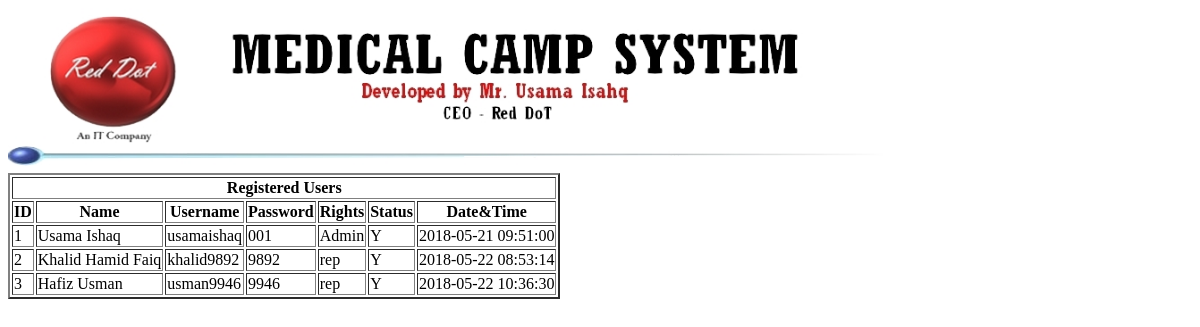
The page /users_view_all.php on the database its author committed.
### tables this page shows
CREATE TABLE `users` (
  `id` int(11) NOT NULL,
  `name` text NOT NULL,
  `user` text NOT NULL,
  `pass` text NOT NULL,
  `rights` text NOT NULL,
  `status` text NOT NULL,
  `date_time` timestamp NOT NULL DEFAULT CURRENT_TIMESTAMP
);

### users_view_all.php (the view, shortened to what this page needs)
<link rel="stylesheet" type="text/css" href="style.css">
 <img src="img.jpg" alt="Indus Image" class="leftlong">
<?php
include 'database.php';
$conn = mysqli_connect($servername, $username, $password, $dbname);
$sql = "SELECT * FROM users";
$result = mysqli_query($conn, $sql);
if (mysqli_num_rows($result) > 0) {
echo " <table border='2px'>
        	<tr><th colspan='13'>Registered Users</th></tr>
        	<th>ID</th><th>Name</th><th>Username</th><th>Password</th><th>Rights</th><th>Status</th><th>Date&Time</th></tr>";
    while($row = mysqli_fetch_assoc($result)) {
    	?>
      <tr>
        	<td><?php echo $row['id']; ?></td>
			<td><?php echo $row['name']; ?></td>
			<td><?php echo $row['user']; ?></td>
        	<td><?php echo $row['pass']; ?></td>
        	<td><?php echo $row['rights']; ?></td>
        	<td><?php echo $row['status']; ?></td>
        	<td><?php echo $row['date_time']; ?></td>
      </tr>
        <?php
    }
      echo  "</tr></table>";
} else {
    echo "0 results";
}
?>

### style.css (style rules this page uses)
.leftlong { display: block; margin-left: auto; margin-right: 100%; width: 75%; }

### rows shown on the page
users: id "1", name "Usama Ishaq", user "usamaishaq", pass "001", rights "Admin", status "Y", date_time "2018-05-21 09:51:00"
users: id "2", name "Khalid Hamid Faiq", user "khalid9892", pass "9892", rights "rep", status "Y", date_time "2018-05-22 08:53:14"
users: id "3", name "Hafiz Usman", user "usman9946", pass "9946", rights "rep", status "Y", date_time "2018-05-22 10:36:30"
